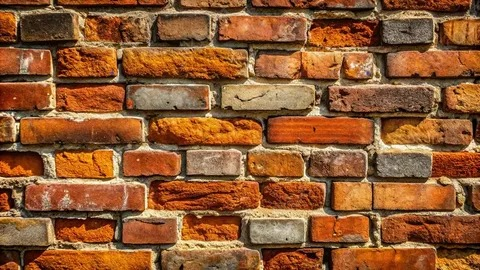
//> input picture Goruntu_Odev_2/resim.jpeg, 480 x 270 px
$ ./Main   (built with g++ and OpenCV 4)
//> lines starting //> are read from the running program, lines starting //| are printed output that depends on the picture
#define _CRT_SECURE_NO_WARNINGS
#pragma warning(disable: 4996)

#include <iostream>
#include <cmath>
#include <opencv2/opencv.hpp>

cv::Mat gaus5x5(const cv::Mat& src) {
    int h = src.rows;
    int w = src.cols;

    cv::Mat out = cv::Mat::zeros(h, w, CV_8UC1);
    const float k[5][5] = {
        { 2,  4,  5,  4, 2 },
        { 4,  9, 12,  9, 4 },
        { 5, 12, 15, 12, 5 },
        { 4,  9, 12,  9, 4 },
        { 2,  4,  5,  4, 2 }
    };
    const float toplam = 159.0f;

    for (int y = 2; y < h - 2; ++y) {
        for (int x = 2; x < w - 2; ++x) {
            float carpimToplami = 0.0f;
            for (int ky = -2; ky <= 2; ++ky) {
                for (int kx = -2; kx <= 2; ++kx) {
                    carpimToplami += src.at<uchar>(y + ky, x + kx) * k[ky + 2][kx + 2];
                }
            }
            out.at<uchar>(y, x) = static_cast<uchar>(carpimToplami / toplam);
        }
    }
    return out;
}

void sobel(const cv::Mat& src, cv::Mat& mag, cv::Mat& aci) {
    int h = src.rows;
    int w = src.cols;
    mag = cv::Mat::zeros(h, w, CV_32F);
    aci = cv::Mat::zeros(h, w, CV_32F);

    int Gx[3][3] = {
        { -1, 0, 1 },
        { -2, 0, 2 },
        { -1, 0, 1 }
    };
    int Gy[3][3] = {
        { -1, -2, -1 },
        {  0,  0,  0 },
        {  1,  2,  1 }
    };

    for (int y = 1; y < h - 1; ++y) {
        for (int x = 1; x < w - 1; ++x) {
            float toplamX = 0.0f;
            float toplamY = 0.0f;
            for (int ky = -1; ky <= 1; ++ky) {
                for (int kx = -1; kx <= 1; ++kx) {
                    uchar p = src.at<uchar>(y + ky, x + kx);
                    toplamX += p * Gx[ky + 1][kx + 1];
                    toplamY += p * Gy[ky + 1][kx + 1];
                }
            }

            mag.at<float>(y, x) = std::sqrt(toplamX * toplamX + toplamY * toplamY);

            float derece = std::atan2(toplamY, toplamX) * 180.0f / CV_PI;
            if (derece < 0.0f) derece += 180.0f;
            aci.at<float>(y, x) = derece;
        }
    }
}

int main() {

    cv::Mat img = cv::imread("resim.jpeg", cv::IMREAD_GRAYSCALE);
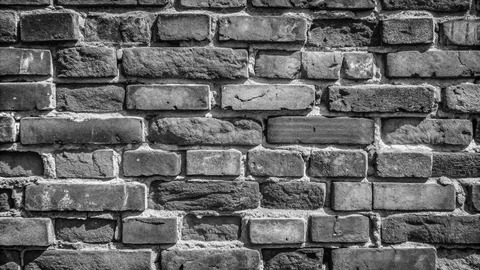
//> img: 270 rows x 480 cols, CV_8UC1; min 0, max 255, mean 102
    if (img.empty()) {
        img = cv::imread("resim.jpg", cv::IMREAD_GRAYSCALE);
    }
    if (img.empty()) {
        std::cerr << "Hata: resim dosyasi bulunamadi!" << std::endl;
        return -1;
    }


    cv::Mat yumusak = gaus5x5(img);
//> after the loop in gaus5x5, `for (int y = 2; y < h - 2; ++y)`:
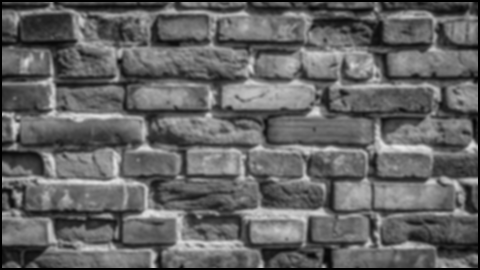
//> out: 270 rows x 480 cols, CV_8UC1; min 0, max 234, mean 99.6

    cv::Mat buyukluk, aci;
    sobel(yumusak, buyukluk, aci);
//> after the loop in sobel, `for (int y = 1; y < h - 1; ++y)`:
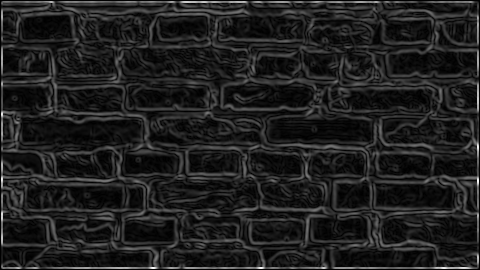
//> mag: 270 rows x 480 cols, CV_32FC1; min 0, max 724.1, mean 90.1; drawn with min black and max white
//> after the loop in sobel, `for (int y = 1; y < h - 1; ++y)`:
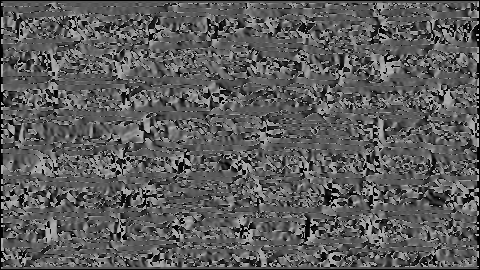
//> aci: 270 rows x 480 cols, CV_32FC1; min 0, max 180, mean 92.1

    cv::Mat gosterBuyukluk;
    cv::normalize(buyukluk, gosterBuyukluk, 0, 255, cv::NORM_MINMAX, CV_8UC1);
    std::string win1 = "1. Orijinal Gri Resim";
    std::string win2 = "2. Gauss 5x5 Sonucu";
    std::string win3 = "3. Sobel Gradyan (Kenar Siddeti)";

    cv::namedWindow(win1, cv::WINDOW_NORMAL);
    cv::namedWindow(win2, cv::WINDOW_NORMAL);
    cv::namedWindow(win3, cv::WINDOW_NORMAL);

    cv::resizeWindow(win1, 380, 260);
    cv::resizeWindow(win2, 380, 260);
    cv::resizeWindow(win3, 380, 260);

    cv::moveWindow(win1, 30, 50);
    cv::moveWindow(win2, 430, 50);
    cv::moveWindow(win3, 830, 50);

    cv::imshow(win1, img);
    cv::imshow(win2, yumusak);
    cv::imshow(win3, gosterBuyukluk);

    cv::waitKey(0);
    cv::destroyAllWindows();
    return 0;
}
